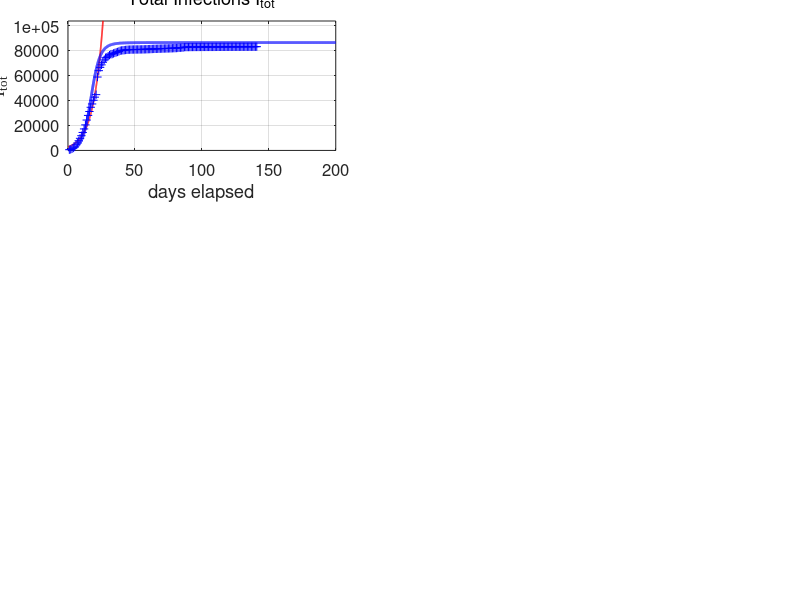

Write MATLAB code to recreate this figure. (Note: this script raises an error after producing the figure.)
% covid19CHINA.m

% Revised:  2020 05 16

% Mathemtatical model for the spread of the covid19 virus
% Model for AUSTRALIAL spread of virus
% Data from https://www.worldometers.info/coronavirus/
% Date file:  covid19.mat  variable covid19
% Model specified by the variables in the INPUT SECTION of the Script

% DOING PHYSICS WITH MATLAB: 
%   http://www.physics.usyd.edu.au/teach_res/mp/mphome.htm
% Documentation
%   http://www.physics.usyd.edu.au/teach_res/mp/doc/sird19EA.htm
% Download Scripts
%   http://www.physics.usyd.edu.au/teach_res/mp/mscripts/

% Ian Cooper
% email: matlabvisualphysics@gmail.com
% Matlab 2019b

% Populations: Data d / Model
% Susceptible individuals:  Sd  S
% Active infections (currently infected);  Id  I
% Removed Rm
% Recovered:  Rd  R
% Dead:  Dd  D


close all
clear
clc

global Imax Rmax Dmax ITmax Smax

% DATA  ===============================================================
load('covid19.mat')
Ndays  = find(covid19 == 0,1) - 1;  

% save covid19.mat covid19

% DATA: variable covid19
% Col 1: World   Id   Currently Infected Cases
% Col 2: World   Rd   Recovered
% Col 3: World   Dd   Deaths

% Data for China with Script svr19CHINA.m
% Col 4: China   Total infected cases
% Col 5: China   Currently Infected Cases
% Col 6: China   Deaths
% Col 7: USA     Total infected cases
% Col 8: USA     Currently infected cases
% Col 9: USA     Deaths
% Col 10: AUST     Total infected cases
% Col 11: AUST     Currently infected cases
% Col 12: AUST     Deaths
% Col 13: IND     Total infected cases
% Col 14: IND     Currently infected cases
% Col 15: IND     Deaths

% DATA: Id Rd Dd / Number of data days for COVID19  
  Idtot  = covid19(1:Ndays,4);
  Id     = covid19(1:Ndays,5);
  Dd     = covid19(1:Ndays,6);  
     
  Rd = Idtot - Id - Dd;
  Idmax = max(Id);
  Rdmax = max(Rd);
  Ddmax = max(Dd);
  ITdmax = max(Idtot);

% MODEL INPUT PARAMETERS  ============================================
% Model: number of time steps 
  num = 5000;
% Maximum number of days for model   [200]
  tMax = 200;

% Initial number of infections   [0.004] 
  I = zeros(num,1);
  I(1) = 0.004;
% Adjustable model parameters  
% S --> I  [0.38] 
  a = 0.35;
% I --> Rm  [0.036]
  b = 0.035;
% Population scaling factor
  f = 8.6e4;
% Time index
  t_index = 77; 
% Exponential growth
     th = 5; t0 = -30; 
% Starting Date
  zSTART = datenum([2020 1 22]);

% SETUP  ==============================================================
% Time [days]
  t = linspace(0,tMax,num)';
  dt = t(2) - t(1);
% Exponential growth
  k = log(2)/th;
  v0 = 177400/exp(k*60);
  v = v0.*exp(k*(t - t0));

% Model: S  D  R  
  S  = zeros(num,1);
  Rm = zeros(num,1);
    
% Model: Initial values for populations
  S(1) = 1;
  
% MODEL: Time Evolution  ==============================================
for n = 1:num-1
  dS = -a*S(n)*I(n)*dt;
  dI = -dS;
  dRm = b*I(n)*dt;
  S(n+1) =  S(n) + dS;
   
   
  I(n+1) =  I(n) + dI - dRm;
  Rm(n+1) = Rm(n)+ dRm;
end
  
% Scale populations
  I = f.*I;
  Rm = f.*Rm;
 
  k0 = 3e-5;
  D0 = 4.6e3;
  D = D0.*(1 - exp(-k0.*Rm));
  R = Rm - D;
  Itot = I + Rm;

 
  Imax = max(I);
  Rmax = max(R);
  Dmax = max(D);
  Smax = max(S);
  ITmax = max(Itot);
    
% Percentages: model
  pI = 100*I(end) / Itot(end);
  pR = 100*R(end) / Itot(end);
  pD = 100*D(end) / Itot(end);
  
% Percentages: Data
  pId = 100*Id(end) / Idtot(end);
  pRd = 100*Rd(end) / Idtot(end);
  pDd = 100*Dd(end) / Idtot(end);
  

% *********************************************************************  
% GRAPHICS
% ********************************************************************* 

figure(1)
  set(gcf,'units','normalized');
  set(gcf,'position',[0.02 0.02 0.435 0.80]);
  set(gcf,'color','w');

subplot(3,2,1)   % Total infections
    xP = t(1:2500);
    yP = v(1:2500);
    plot(xP,yP,'r','linewidth',1.2)
   
    hold on
    xP = 1: Ndays;
    yP = Idtot; 
    plot(xP,yP,'b+')
    hold on
    xP = t; yP = Itot;
    plot(xP,yP,'b','linewidth',2)
    
    ylim([0 1.2*ITmax])
    grid on
    xlabel('days elapsed')
    ylabel('I_{tot}','FontName','Times New Roman')
    title('Total Infections I_{tot}','fontweight','normal');
    set(gca,'fontsize',12)  
    set(gca,'Position', [0.0850 0.7093+0.04 0.3347 0.2157]);
    yMax = ylim;
    z = yMax(2);
    plotMonths(z)
    
  
subplot(3,2,2)  % INFECTIONS
    xP = 1: Ndays;
    yP = Id;
    plot(xP,yP,'b+')   
    hold on
    
%     xP = t_index; yP = Id(t_index);
%     plot(xP,yP,'bo','markerfacecolor','b','markersize',8)
    
    xP = t; yP = I;
    plot(xP,yP,'b','linewidth',2)
   
    grid on
    title('Active Infections  I','fontweight','normal')
    ylabel('I','FontName','Times New Roman') 
    xlabel('days elapsed')
    set(gca,'fontsize',12)
    set(gca,'Position', [0.5703-0.04 0.7093+0.04 0.3347 0.2157]);
    yMax = ylim;
    z = yMax(2);
    plotMonths(z)
    
    
subplot(3,2,3)   % RECOVERIES
    xP = 1: Ndays;
    yP = Rd; 
    plot(xP,yP,'k+')
    hold on
 
%     xP = t_index; yP = Rd(t_index);
%     plot(xP,yP,'ko','markerfacecolor','k','markersize',8)
%     
    xP = t; yP = R;
    plot(xP,yP,'k','linewidth',2)
    
    grid on
    ylabel('R')
    xlabel('days elapsed')
    title('Recoveries  R','fontweight','normal')
    set(gca,'fontsize',12)
    set(gca,'Position', [0.0800 0.4096+0.04 0.3347 0.2157]);
    yMax = ylim;
    z = yMax(2);
    plotMonths(z)
    
 
 subplot(3,2,4)    % DEATHS
    xP = 1: Ndays;
    yP = Dd; 
    plot(xP,yP,'r+')
    hold on
 
%     xP = t_index; yP = Dd(t_index);
%     plot(xP,yP,'ro','markerfacecolor','r','markersize',8)
    
    xP = t; yP = D;
    plot(xP,yP,'r','linewidth',2)
        
    grid on
    ylabel('D')
    xlabel('days elapsed')
    title('Deaths  D','fontweight','normal')
    set(gca,'fontsize',12) 
    set(gca,'Position', [0.5703-0.04 0.4096+0.04 0.3347 0.2157]);
    yMax = ylim;
    z = yMax(2);
    plotMonths(z)
 

 subplot(3,2,5)
    xP = t; yP = S;
    plot(xP,yP,'b','linewidth',2)
    hold on
   
    xlim([0 tMax])
    ylim([0 1.1*Smax])
    grid on
    xlabel('days elapsed')
    ylabel('S') 
    title('Susceptible Population S','fontweight','normal')
    set(gca,'fontsize',12)    
    set(gca,'Position', [0.0800 0.1100+0.04 0.3347 0.2157]);   
    yMax = ylim;
    z = yMax(2);
    plotMonths(z)
 
subplot(3,2,6)  
   xlim([0 120])
   ylim([0 250])
   hh = 250; dh = -28;
   
   z = zSTART;
   z = datetime(z,'ConvertFrom','datenum');
   z.Format = 'dd-MMM-yyyy';
   txt = cellstr(z) ; 
   Htext = text(0,hh,txt,'fontsize',12);
   set(Htext,'color','k')
   
   hh = hh+2*dh;
   txt = 'MODEL PARAMETERS';
   text(0,hh,txt,'fontsize',12)
   
   hh = hh+dh;
   txt = sprintf('I(1) = %3.0e   f = %2.2e   a = %2.3f   b = %2.3f'  , I(1)/f, f, a,b);
   text(0,hh,txt,'fontsize',12)
   
   hh = hh+2*dh; 
   txt = 'DATA';
   text(0,hh,txt,'fontsize',12)
   
   z = zSTART;
   z = z + Ndays;
   z = datetime(z,'ConvertFrom','datenum');
   z.Format = 'dd-MMM-yyyy';
   txt = cellstr(z) ; 
   text(20,hh,txt,'fontsize',12)
    
   hh = hh+dh;
   z1 = Id(end); z2 = Rd(end); z3 = Dd(end); z4 = z1+z2+z3;  
   txt = sprintf('I = %5.0f    R = %5.0f    D = %5.0f    I_{tot} = %5.0f', z1,z2,z3,z4);
   text(6,hh,txt,'fontsize',12)
   
   % Recoveries and Deaths
     hh = hh+dh;
     txt = sprintf('percent: Active = %2.1f  Recoveries = %2.1f    Deaths = %2.1f   ',pId,pRd,pDd);
     text(2,hh,txt,'fontsize',12)  
   
     hh = hh+2*dh; 
     txt = 'MODEL PREDICTIONS';
     text(0,hh,txt,'fontsize',12)
   
     z = zSTART;
     z = z + tMax;
     z = datetime(z,'ConvertFrom','datenum');
     z.Format = 'dd-MMM-yyyy';
     txt = cellstr(z) ; 
     text(78,hh,txt,'fontsize',12)
   
     hh = hh+dh;
     z1 = I(end); z2 = R(end); z3 = D(end); z4 = z1+z2+z3;  
     txt = sprintf('I = %5.0f    R = %5.0f    D = %5.0f    I_{tot} = %5.0f', z1,z2,z3,z4);
     text(6,hh,txt,'fontsize',12)

     hh = hh+dh;
     txt = 'Peak';
     text(10,hh,txt,'fontsize',12)
     z = find(I == Imax,1);
     z = t(z) + zSTART;
     z = datetime(z,'ConvertFrom','datenum');
     z.Format = 'dd-MMM-yyyy';
     txt = cellstr(z) ; 
     text(30,hh,txt,'fontsize',12)
   
     txt = sprintf('I_{peak} = %5.0f',Imax);
     text(80,hh,txt,'fontsize',12)
   
     hh = hh+dh;
     txt = sprintf('percent: Active = %2.1f  Recoveries = %2.1f    Deaths = %2.1f   ',pI,pR,pD);
     text(2,hh,txt,'fontsize',12)   
        
     axis off
     set(gca,'Position', [0.5703-0.08 0.1100+0.04 0.3347 0.2157]);
     

  figure(2)  % ----------------------------------------------------------
   set(gcf,'units','normalized');
   set(gcf,'position',[0.460 0.05 0.2 0.25]);
   set(gcf,'color','w');

   xP = Rd+Dd; yP = Dd;
   plot( xP,yP,'b+')
   hold on
   xP = Rm; yP = D;
   plot( xP,yP,'r','linewidth',2)
   grid on
   ylabel('deaths D')
   xlabel('removals R_m ')
  % title('D = D_0 [1 - exp( - k R_m)]','fontweight','normal')
   txt = sprintf('D_0 = %2.0f', D0);
   text(6e4,1.5e3,txt,'fontsize',12)
   txt = sprintf('k = %2.1e',k0);
   text(6e4,0.5e3,txt,'fontsize',12)
   set(gca,'fontsize',12) 
   
     

figure(3)  % ----------------------------------------------------------
   set(gcf,'units','normalized');
   set(gcf,'position',[0.670 0.05 0.2 0.50]);
   set(gcf,'color','w');

subplot(2,1,1)   
   yP = Rd+Dd; xP = Idtot;
   plot( xP,yP,'b+')
   hold on
   yP = Rm; xP = Itot;
   plot( xP,yP,'r','linewidth',2)
   grid on
   xlabel('infections   I_{tot}')
   ylabel('removals   R_m')
   set(gca,'fontsize',12)   

 subplot(2,1,2)   
   yP = Rd+Dd; xP = Id;
   plot( xP,yP,'b+')
   hold on
   yP = Rm; xP = I;
   plot( xP,yP,'r','linewidth',2)
   grid on
   xlabel('active infections   I')
   ylabel('removals   R_m')
   set(gca,'fontsize',12)  
   
figure(9)
  set(gcf,'units','normalized');
  set(gcf,'position',[0.46 0.4 0.2 0.50]);
  set(gcf,'color','w');

  subplot(3,1,1)
    xP = Rd+Dd; yP = Dd;
   plot( xP,yP,'b+')
   hold on
   xP = Rm; yP = D;
   plot( xP,yP,'r','linewidth',2)
   grid on
   ylabel('deaths D')
   xlabel('removals R_m ')
 %  title('D = D_0 [1 - exp( - k R_m)]','fontweight','normal')
   txt = sprintf('D_0 = %2.0f', D0);
   text(5e4,1800,txt,'fontsize',12)
   txt = sprintf('k = %2.2e',k0);
   text(5e4,800,txt,'fontsize',12)
   set(gca,'fontsize',12)
   
 subplot(3,1,2)  
   yP = Rd+Dd; xP = Id;
   plot( xP,yP,'b+')
   hold on
   yP = Rm; xP = I;
   plot( xP,yP,'r','linewidth',2)
   grid on
   xlabel('active infections   I')
   ylabel('removals   R_m')
   set(gca,'fontsize',12)   

 subplot(3,1,3)  
   yP = Rd+Dd; xP = Idtot;
   plot( xP,yP,'b+')
   hold on
   yP = Rm; xP = Itot;
   plot( xP,yP,'r','linewidth',2)
   grid on
   xlabel('infections   I_{tot}')
   ylabel('removals   R_m')
   set(gca,'fontsize',12)   

   
      
   
% =====================================================================
     
function  plotMonths(z)
     
       yMax = z;
     % Months
       m1 = [2020 01 22];    % day zero
       m2 = [2020 02  1];    % Feb
       m3 = [2020 03  1];    % Mar
       m4 = [2020 04  1];    % Apr
       m5 = [2020 05  1];    % May
       m6 = [2020 06  1];    % Jun
       m7 = [2020 07  1];    % Jul
       m8 = [2020 08  1];    % Aug
   
      tm(1) = datenum(m1);
      tm(2) = datenum(m2) - tm(1);
      tm(3) = datenum(m3) - tm(1);
      tm(4) = datenum(m4) - tm(1);
      tm(5) = datenum(m5) - tm(1);
      tm(6) = datenum(m6) - tm(1);
      tm(7) = datenum(m7) - tm(1);
      tm(8) = datenum(m8) - tm(1);
   
      for n = 2:8
        plot([tm(n), tm(n)], [0, yMax],'linewidth',1,'color', [0.5 0.5 0.5]);
        hold on
      end
      
      ys = 0.9;
      text(22, ys*yMax,'F')
      text(52, ys*yMax,'M')
      text(82, ys*yMax,'A')
      text(112,ys*yMax,'M')
      text(142,ys*yMax,'J')
      text(172,ys*yMax,'J')
      
   end
   
